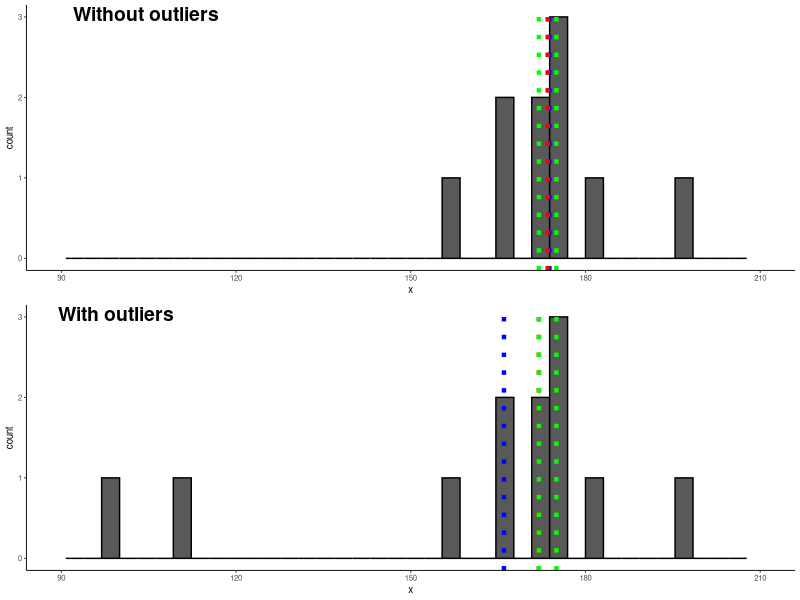
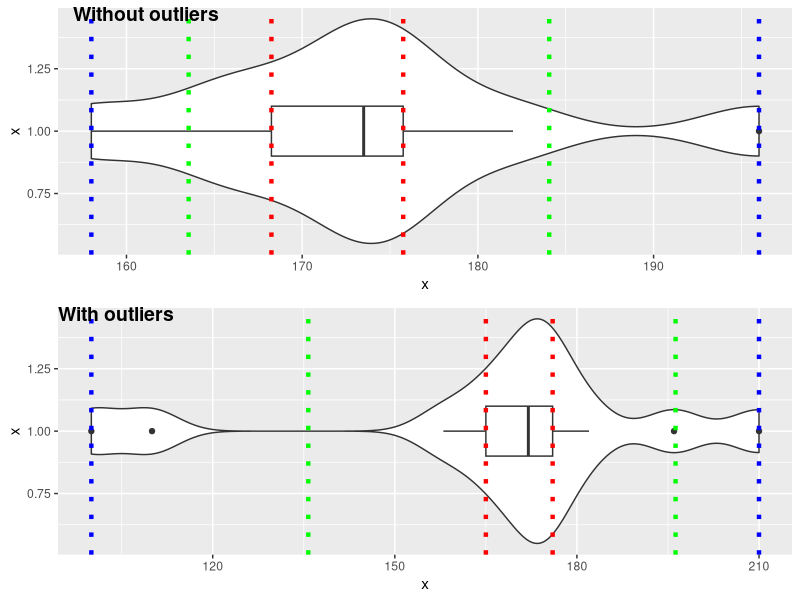
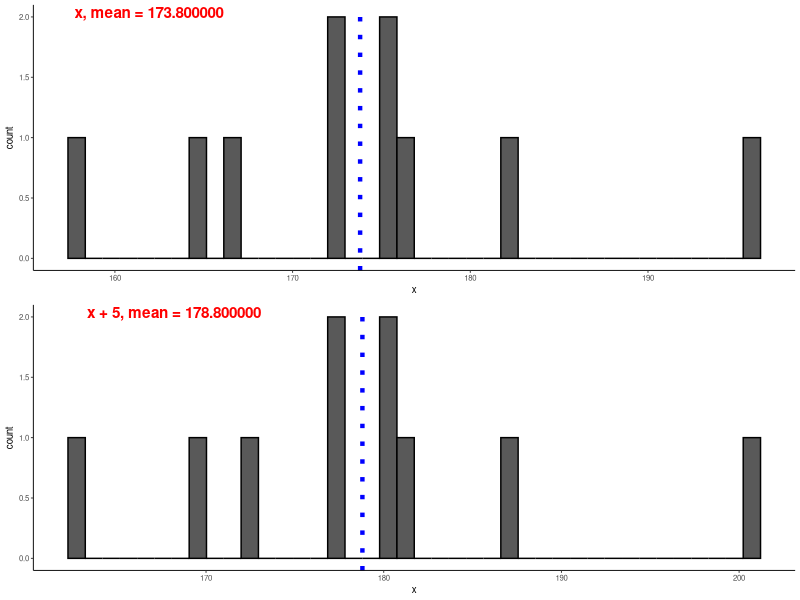
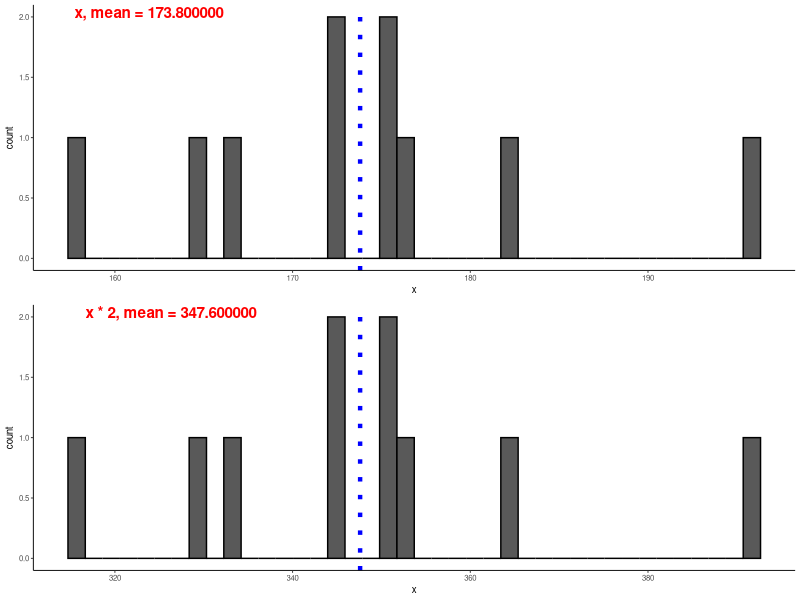
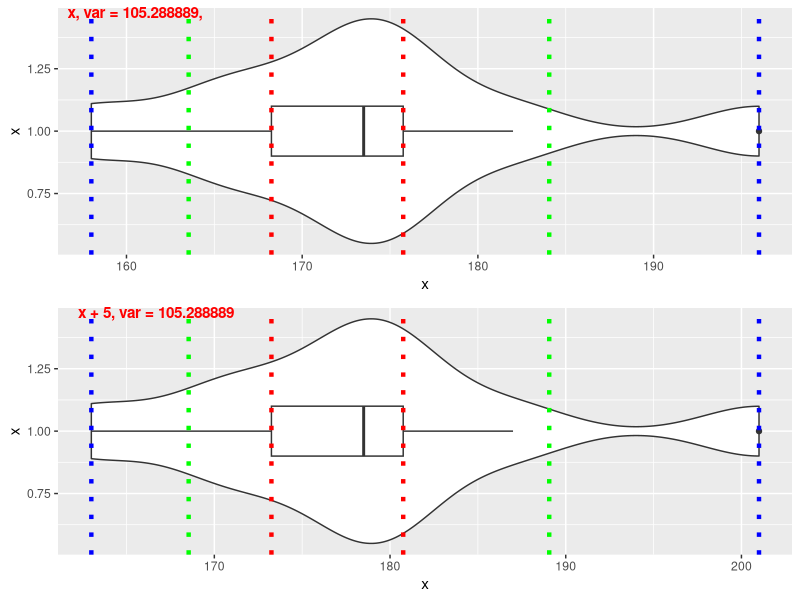
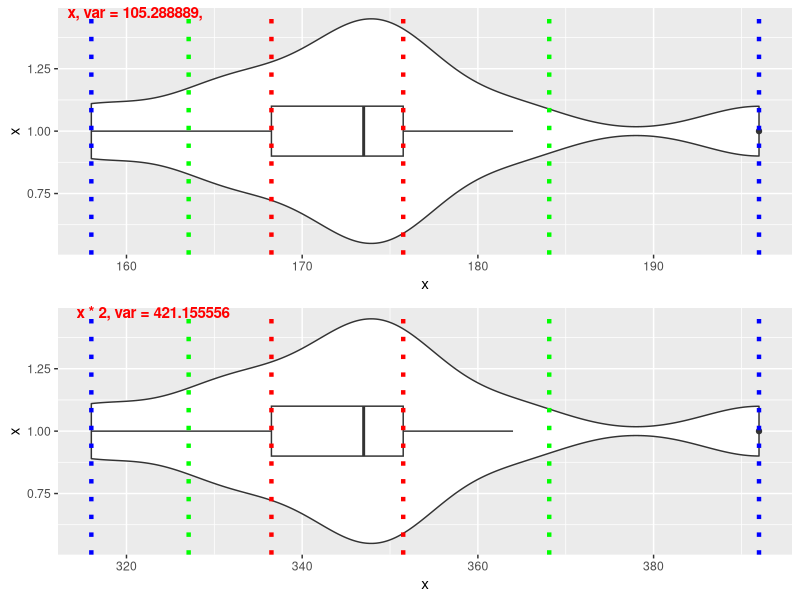
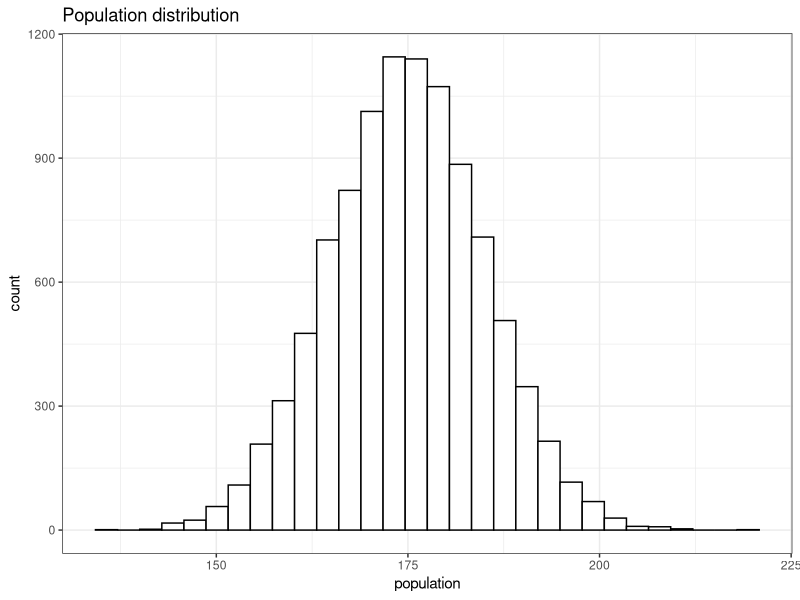
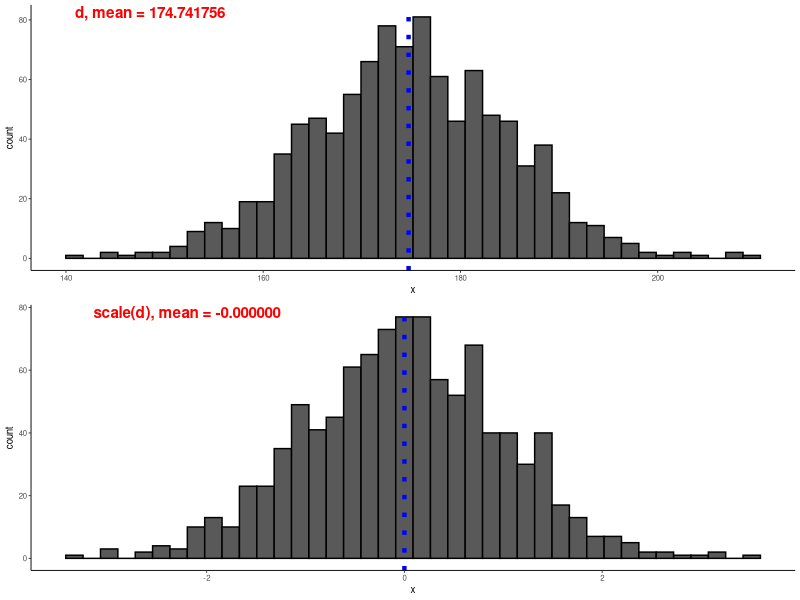

Reproduce these figures in R, in order.
## ---- chunk 1
knitr::opts_chunk$set(echo = TRUE, message = F, warning = F)
## ---- chunk 2
library(dplyr)
library(ggplot2)
library(ggpubr)
library(magrittr)
## ---- chunk 3
get_mode <- function(x) {
  which(table(x) == max(table(x))) %>% names() %>% as.numeric()
}

get_median <- function(x) {
  ifelse(length(x) %% 2, sort(x)[length(x) / 2], sum(sort(x)[round(length(x) / 2, 0)], sort(x)[round(length(x) / 2, 0) + 1]) / 2)
}

get_mean <- function(x, trim=0) {
  mean(sort(x)[(floor(length(x) * trim) + 1): (length(x) - floor(length(x) * trim))])
}

x <- c(175, 176, 182, 165, 167, 172, 175, 196, 158, 172)
x_with_outliers <- c(x, 100, 110, 210)
vectors <- list(x, x_with_outliers)
names(vectors) <- c("without_outliers", "with_outliers")
lapply(vectors, function(vec) median(vec))
lapply(vectors, function(vec) get_median(vec))
lapply(vectors, function(vec) get_mode(vec))
lapply(vectors, function(vec) mean(vec))
lapply(vectors, function(vec) get_mean(vec))
lapply(vectors, function(vec) mean(vec, trim = 0.1))
lapply(vectors, function(vec) get_mean(vec, trim = 0.1))
## ---- chunk 4
hist_centers <- function(x) {
  ggplot()+
    geom_histogram(aes(x = x), col='black', bins = 40)+
    theme_classic(base_size = 7)+
    scale_x_continuous(limits = c(90, 210))+
    geom_vline(xintercept = mean(x), linetype="dotted", 
               color = "blue", size=1.5)+
    geom_vline(xintercept = median(x), linetype="dotted", 
               color = "red", size=1.5)+
    geom_vline(xintercept = get_mode(x), linetype="dotted", 
               color = "green", size=1.5)
}


p1 <- hist_centers(vectors$without_outliers)
p2 <- hist_centers(vectors$with_outliers)
ggarrange(p1, p2,
                    labels = c("Without outliers", "With outliers"),
                    ncol = 1, nrow = 2)

## ---- chunk 5
get_var <- function(x) {
  sum((x - mean(x)) ^ 2) / (length(x) - 1)
}

get_sd <- function(x) {
  sqrt(sum((x - mean(x)) ^ 2) / (length(x) - 1))
}

lapply(vectors, function(vec) var(vec))
lapply(vectors, function(vec) get_var(vec))
lapply(vectors, function(vec) sd(vec))
lapply(vectors, function(vec) get_sd(vec))
## ---- chunk 6
spread_plot <- function(x) {
  ggplot() + geom_violin(aes(y = x, x = 1))+geom_boxplot(aes(y = x, x = 1), width = 0.2)+
    geom_hline(yintercept = range(x), linetype="dotted", 
               color = "blue", size=1.5)+
    geom_hline(yintercept = quantile(x)[c(2,4)], linetype="dotted", 
               color = "red", size=1.5)+
    geom_hline(yintercept = c(mean(x) - sd(x), mean(x) + sd(x)), linetype="dotted", 
               color = "green", size=1.5)+
    coord_flip()
}


p1 <- spread_plot(vectors$without_outliers)
p2 <- spread_plot(vectors$with_outliers)
ggarrange(p1, p2,
                    labels = c("Without outliers", "With outliers"),
                    ncol = 1, nrow = 2)

## ---- chunk 7
hist_mean_sum <- function(x) {
  ggplot() + geom_histogram(aes(x = x), col='black', bins = 40)+
    theme_classic(base_size = 7)+
    geom_vline(xintercept = mean(x), linetype="dotted", 
               color = "blue", size=1.5)
}

p1 <- hist_mean_sum(vectors$without_outliers)
p2 <- hist_mean_sum(vectors$without_outliers + 5)
ggarrange(p1, p2,
                    labels = c(sprintf("x, mean = %f", mean(x)), sprintf("x + 5, mean = %f", mean(x + 5))),
                    ncol = 1, nrow = 2, font.label = list(size = 11, color = "red"))

## ---- chunk 8
p1 <- hist_mean_sum(vectors$without_outliers)
p2 <- hist_mean_sum(vectors$without_outliers * 2)
ggarrange(p1, p2,
                    labels = c(sprintf("x, mean = %f", mean(x)), sprintf("x * 2, mean = %f", mean(x * 2))), font.label = list(size = 11, color = "red"),
                    ncol = 1, nrow = 2)
## ---- chunk 9
p1 <- spread_plot(vectors$without_outliers)
p2 <- spread_plot(vectors$without_outliers + 5)
ggarrange(p1, p2,
                    labels = c(sprintf("x, var = %f,", var(x)), sprintf("x + 5, var = %f", var(x + 5))), font.label = list(size = 11, color = "red"),
                    ncol = 1, nrow = 2)
## ---- chunk 10
p1 <- spread_plot(vectors$without_outliers)
p2 <- spread_plot(vectors$without_outliers * 2)
ggarrange(p1, p2,
                    labels = c(sprintf("x, var = %f,", var(x)), sprintf("x * 2, var = %f", var(x * 2))), font.label = list(size = 11, color = "red"),
                    ncol = 1, nrow = 2)
## ---- chunk 11
set.seed(42)
population <- rnorm(n = 1e4, mean = 175, sd = 10)
ggplot()+geom_histogram(aes(x = population), fill='white', col='black')+theme_bw()+
  ggtitle("Population distribution")
sprintf("P(X < 156) = %f", pnorm(156, mean = 175, sd = 10))
sprintf("P(X > 198) = %f", pnorm(198, mean = 175, sd = 10, lower.tail = F))
sprintf("P(168 > X > 172) = %f", pnorm(172, mean = 175, sd = 10) - pnorm(168, mean = 175, sd = 10))
## ---- chunk 12
set.seed(42)
pnorm(1, mean = 0, sd = 1) - pnorm(-1, mean = 0, sd = 1)
pnorm(2, mean = 0, sd = 1) - pnorm(-2, mean = 0, sd = 1)
pnorm(3, mean = 0, sd = 1) - pnorm(-3, mean = 0, sd = 1)
## ---- chunk 13
set.seed(42)
d <- rnorm(1e3, mean = 175, sd = 10)
p1 <- hist_mean_sum(d)
p2 <- hist_mean_sum(scale(d))
ggarrange(p1, p2,
                    labels = c(sprintf("d, mean = %f", mean(d)), sprintf("scale(d), mean = %f", mean(scale(d)))),
                    ncol = 1, nrow = 2, font.label = list(size = 11, color = "red"))

## ---- chunk 14
p1 <- spread_plot(d)
p2 <- spread_plot(scale(d))
ggarrange(p1, p2,
                    labels = c(sprintf("d, sd = %f", sd(d)), sprintf("scale(d), sd = %f", sd(scale(d)))),
                    ncol = 1, nrow = 2, font.label = list(size = 11, color = "red"))
## ---- chunk 15
set.seed(42)

get_properties <- function(d, k) {
  res <- sapply(replicate(30, sample(d, k), simplify=FALSE), mean)
  p <- ggplot()+
    geom_histogram(aes(x = res), fill='white', col='black')+
    geom_vline(xintercept = mean(res), linetype="dotted", 
               color = "blue", size=1.5)+
    ggtitle(sprintf("mean(x) = %f, k = %f", mean(res), k))
  list(p, c(k, mean(res), sd(res), sd(d)/sqrt(k)))
}



d <- rnorm(1e6, mean = 0, sd = 1)
df <- sapply(c(10, 50, 100, 500), function(x) get_properties(d, x))


df[1][[1]]
df[3][[1]]
df[5][[1]]
df[7][[1]]

df <- c(df[2], df[4], df[6], df[8])%>%
  as.data.frame() %>%
  t() %>% 
  set_colnames(c("k", "mean(means)", "sd(means)", "se")) %>% 
  set_rownames(1:4)

knitr::kable(df)
